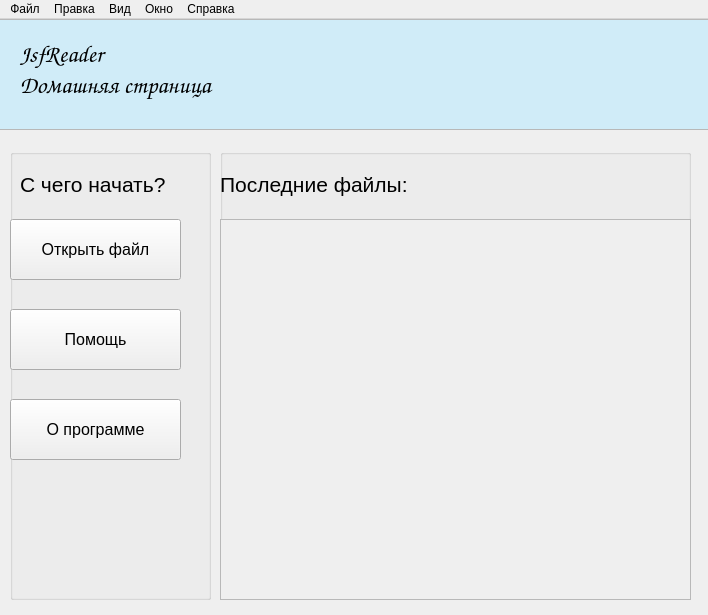
<?xml version="1.0" encoding="UTF-8"?>
<ui version="4.0">
 <class>MainWindow</class>
 <widget class="QMainWindow" name="MainWindow">
  <property name="geometry">
   <rect>
    <x>0</x>
    <y>0</y>
    <width>708</width>
    <height>615</height>
   </rect>
  </property>
  <property name="windowTitle">
   <string>MainWindow</string>
  </property>
  <property name="layoutDirection">
   <enum>Qt::LeftToRight</enum>
  </property>
  <property name="styleSheet">
   <string notr="true"/>
  </property>
  <widget class="QWidget" name="centralwidget">
   <widget class="QTextBrowser" name="tb_header">
    <property name="geometry">
     <rect>
      <x>-1</x>
      <y>0</y>
      <width>711</width>
      <height>111</height>
     </rect>
    </property>
    <property name="font">
     <font>
      <family>Comic Sans MS</family>
     </font>
    </property>
    <property name="html">
     <string>&lt;!DOCTYPE HTML PUBLIC &quot;-//W3C//DTD HTML 4.0//EN&quot; &quot;http://www.w3.org/TR/REC-html40/strict.dtd&quot;&gt;
&lt;html&gt;&lt;head&gt;&lt;meta name=&quot;qrichtext&quot; content=&quot;1&quot; /&gt;&lt;style type=&quot;text/css&quot;&gt;
p, li { white-space: pre-wrap; }
&lt;/style&gt;&lt;/head&gt;&lt;body style=&quot; font-family:'Comic Sans MS'; font-size:7.8pt; font-weight:400; font-style:normal;&quot; bgcolor=&quot;#d0ecf8&quot;&gt;
&lt;p style=&quot;-qt-paragraph-type:empty; margin-top:0px; margin-bottom:0px; margin-left:0px; margin-right:0px; -qt-block-indent:0; text-indent:0px; font-family:'MS Shell Dlg 2'; font-size:8.25pt;&quot;&gt;&lt;br /&gt;&lt;/p&gt;
&lt;p style=&quot; margin-top:0px; margin-bottom:0px; margin-left:0px; margin-right:0px; -qt-block-indent:0; text-indent:0px;&quot;&gt;&lt;span style=&quot; font-family:'MS Shell Dlg 2'; font-size:18pt;&quot;&gt;   &lt;/span&gt;&lt;span style=&quot; font-family:'MS Shell Dlg 2'; font-size:18pt; font-weight:600;&quot;&gt;JsfReader&lt;/span&gt;&lt;/p&gt;
&lt;p style=&quot; margin-top:0px; margin-bottom:0px; margin-left:0px; margin-right:0px; -qt-block-indent:0; text-indent:0px;&quot;&gt;&lt;span style=&quot; font-family:'MS Shell Dlg 2'; font-size:18pt;&quot;&gt;   Домашняя страница&lt;/span&gt;&lt;/p&gt;&lt;/body&gt;&lt;/html&gt;</string>
    </property>
   </widget>
   <widget class="QGroupBox" name="groupBox">
    <property name="geometry">
     <rect>
      <x>10</x>
      <y>130</y>
      <width>201</width>
      <height>451</height>
     </rect>
    </property>
    <property name="title">
     <string/>
    </property>
    <widget class="QLabel" name="label">
     <property name="geometry">
      <rect>
       <x>10</x>
       <y>10</y>
       <width>191</width>
       <height>51</height>
      </rect>
     </property>
     <property name="font">
      <font>
       <pointsize>16</pointsize>
      </font>
     </property>
     <property name="text">
      <string>С чего начать?</string>
     </property>
    </widget>
    <widget class="QPushButton" name="pb_open">
     <property name="geometry">
      <rect>
       <x>0</x>
       <y>70</y>
       <width>171</width>
       <height>61</height>
      </rect>
     </property>
     <property name="font">
      <font>
       <pointsize>12</pointsize>
      </font>
     </property>
     <property name="text">
      <string>Открыть файл</string>
     </property>
    </widget>
    <widget class="QPushButton" name="pb_help">
     <property name="geometry">
      <rect>
       <x>0</x>
       <y>160</y>
       <width>171</width>
       <height>61</height>
      </rect>
     </property>
     <property name="font">
      <font>
       <pointsize>12</pointsize>
      </font>
     </property>
     <property name="text">
      <string>Помощь</string>
     </property>
    </widget>
    <widget class="QPushButton" name="pb_about">
     <property name="geometry">
      <rect>
       <x>0</x>
       <y>250</y>
       <width>171</width>
       <height>61</height>
      </rect>
     </property>
     <property name="font">
      <font>
       <pointsize>12</pointsize>
      </font>
     </property>
     <property name="text">
      <string>О программе</string>
     </property>
    </widget>
   </widget>
   <widget class="QGroupBox" name="groupBox_2">
    <property name="geometry">
     <rect>
      <x>220</x>
      <y>130</y>
      <width>471</width>
      <height>451</height>
     </rect>
    </property>
    <property name="title">
     <string/>
    </property>
    <widget class="QLabel" name="label_2">
     <property name="geometry">
      <rect>
       <x>0</x>
       <y>10</y>
       <width>331</width>
       <height>51</height>
      </rect>
     </property>
     <property name="font">
      <font>
       <pointsize>16</pointsize>
      </font>
     </property>
     <property name="text">
      <string>Последние файлы:</string>
     </property>
    </widget>
    <widget class="QScrollArea" name="scrollArea">
     <property name="geometry">
      <rect>
       <x>0</x>
       <y>70</y>
       <width>471</width>
       <height>381</height>
      </rect>
     </property>
     <property name="widgetResizable">
      <bool>true</bool>
     </property>
     <widget class="QWidget" name="scrollAreaWidgetContents">
      <property name="geometry">
       <rect>
        <x>0</x>
        <y>0</y>
        <width>469</width>
        <height>379</height>
       </rect>
      </property>
     </widget>
    </widget>
   </widget>
  </widget>
  <widget class="QMenuBar" name="menubar">
   <property name="geometry">
    <rect>
     <x>0</x>
     <y>0</y>
     <width>708</width>
     <height>26</height>
    </rect>
   </property>
   <widget class="QMenu" name="menu_file">
    <property name="title">
     <string>Файл</string>
    </property>
    <addaction name="action_open"/>
    <addaction name="action_save"/>
   </widget>
   <widget class="QMenu" name="menu_edit">
    <property name="title">
     <string>Правка</string>
    </property>
   </widget>
   <widget class="QMenu" name="menu">
    <property name="title">
     <string>Вид</string>
    </property>
   </widget>
   <widget class="QMenu" name="menu_window">
    <property name="title">
     <string>Окно</string>
    </property>
   </widget>
   <widget class="QMenu" name="menu_2">
    <property name="title">
     <string>Справка</string>
    </property>
   </widget>
   <addaction name="menu_file"/>
   <addaction name="menu_edit"/>
   <addaction name="menu"/>
   <addaction name="menu_window"/>
   <addaction name="menu_2"/>
  </widget>
  <action name="action_open">
   <property name="text">
    <string>Открыть</string>
   </property>
  </action>
  <action name="action_save">
   <property name="text">
    <string>Сохранить</string>
   </property>
  </action>
 </widget>
 <resources/>
 <connections/>
</ui>
